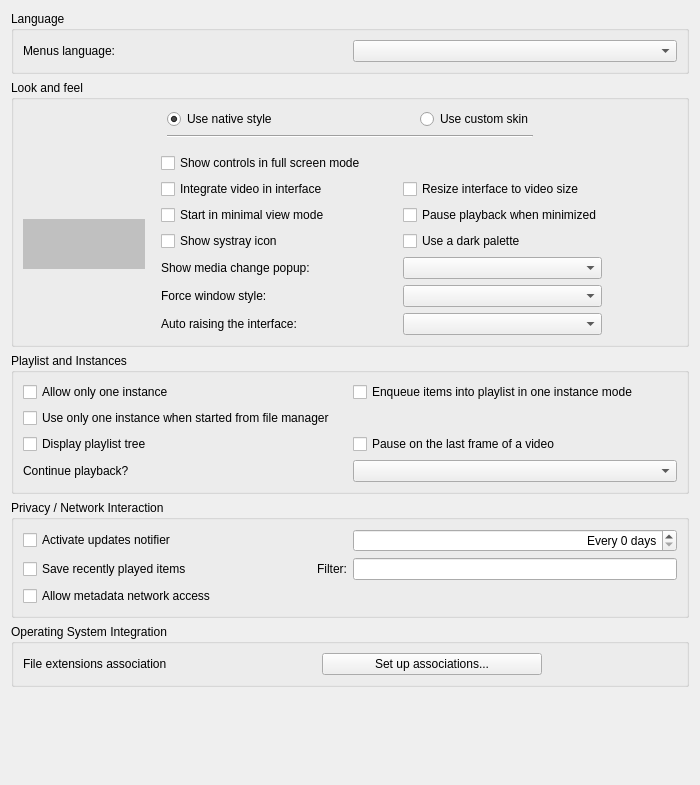
<?xml version="1.0" encoding="UTF-8"?>
<ui version="4.0">
 <author>Jean-Baptiste Kempf</author>
 <class>SPrefsInterface</class>
 <widget class="QWidget" name="SPrefsInterface">
  <property name="geometry">
   <rect>
    <x>0</x>
    <y>0</y>
    <width>700</width>
    <height>785</height>
   </rect>
  </property>
  <property name="sizePolicy">
   <sizepolicy hsizetype="Preferred" vsizetype="Minimum">
    <horstretch>0</horstretch>
    <verstretch>0</verstretch>
   </sizepolicy>
  </property>
  <property name="windowTitle">
   <string>Form</string>
  </property>
  <layout class="QVBoxLayout" name="verticalLayout">
   <item>
    <widget class="QGroupBox" name="langBox">
     <property name="title">
      <string>Language</string>
     </property>
     <layout class="QHBoxLayout" name="horizontalLayout">
      <item>
       <widget class="QLabel" name="label">
        <property name="text">
         <string>Menus language:</string>
        </property>
        <property name="buddy">
         <cstring>langCombo</cstring>
        </property>
       </widget>
      </item>
      <item>
       <widget class="QComboBox" name="langCombo"/>
      </item>
     </layout>
    </widget>
   </item>
   <item>
    <widget class="QGroupBox" name="LooknfeelBox">
     <property name="title">
      <string>Look and feel</string>
     </property>
     <layout class="QGridLayout" name="gridLayout">
      <property name="bottomMargin">
       <number>0</number>
      </property>
      <item row="0" column="4">
       <widget class="QRadioButton" name="skins">
        <property name="text">
         <string>Use custom skin</string>
        </property>
       </widget>
      </item>
      <item row="0" column="6">
       <spacer name="horizontalSpacer">
        <property name="orientation">
         <enum>Qt::Horizontal</enum>
        </property>
        <property name="sizeHint" stdset="0">
         <size>
          <width>40</width>
          <height>20</height>
         </size>
        </property>
       </spacer>
      </item>
      <item row="0" column="1">
       <spacer name="horizontalSpacer_4">
        <property name="orientation">
         <enum>Qt::Horizontal</enum>
        </property>
        <property name="sizeHint" stdset="0">
         <size>
          <width>40</width>
          <height>20</height>
         </size>
        </property>
       </spacer>
      </item>
      <item row="0" column="2">
       <widget class="QRadioButton" name="qt">
        <property name="toolTip">
         <string>This is Colibri's default interface, with a native look and feel.</string>
        </property>
        <property name="text">
         <string>Use native style</string>
        </property>
        <property name="checked">
         <bool>true</bool>
        </property>
       </widget>
      </item>
      <item row="0" column="3">
       <spacer name="horizontalSpacer_5">
        <property name="orientation">
         <enum>Qt::Horizontal</enum>
        </property>
        <property name="sizeHint" stdset="0">
         <size>
          <width>40</width>
          <height>20</height>
         </size>
        </property>
       </spacer>
      </item>
      <item row="1" column="2" colspan="3">
       <widget class="Line" name="line">
        <property name="orientation">
         <enum>Qt::Horizontal</enum>
        </property>
       </widget>
      </item>
      <item row="2" column="0" rowspan="6" colspan="7">
       <widget class="QStackedWidget" name="styleStackedWidget">
        <property name="currentIndex">
         <number>0</number>
        </property>
        <widget class="QWidget" name="nativePage">
         <layout class="QHBoxLayout" name="horizontalLayout_4">
          <property name="leftMargin">
           <number>0</number>
          </property>
          <property name="rightMargin">
           <number>0</number>
          </property>
          <item>
           <widget class="InterfacePreviewWidget" name="mainPreview">
            <property name="sizePolicy">
             <sizepolicy hsizetype="Maximum" vsizetype="Maximum">
              <horstretch>0</horstretch>
              <verstretch>0</verstretch>
             </sizepolicy>
            </property>
            <property name="minimumSize">
             <size>
              <width>122</width>
              <height>50</height>
             </size>
            </property>
            <property name="styleSheet">
             <string notr="true">background-color: rgb(192, 192, 192);</string>
            </property>
            <property name="alignment">
             <set>Qt::AlignHCenter|Qt::AlignTop</set>
            </property>
           </widget>
          </item>
          <item>
           <widget class="QWidget" name="native_zone" native="true">
            <property name="sizePolicy">
             <sizepolicy hsizetype="Preferred" vsizetype="Preferred">
              <horstretch>10</horstretch>
              <verstretch>0</verstretch>
             </sizepolicy>
            </property>
            <layout class="QGridLayout">
             <property name="leftMargin">
              <number>10</number>
             </property>
             <property name="topMargin">
              <number>0</number>
             </property>
             <property name="bottomMargin">
              <number>0</number>
             </property>
             <item row="1" column="2" colspan="2">
              <widget class="QCheckBox" name="resizingBox">
               <property name="text">
                <string>Resize interface to video size</string>
               </property>
              </widget>
             </item>
             <item row="5" column="2" colspan="2">
              <widget class="QComboBox" name="notificationCombo"/>
             </item>
             <item row="9" column="2" colspan="2">
              <widget class="QComboBox" name="stylesCombo"/>
             </item>
             <item row="0" column="0" colspan="5">
              <widget class="QCheckBox" name="fsController">
               <property name="text">
                <string>Show controls in full screen mode</string>
               </property>
              </widget>
             </item>
             <item row="3" column="2" colspan="2">
              <widget class="QCheckBox" name="pauseMinimizedBox">
               <property name="text">
                <string>Pause playback when minimized</string>
               </property>
              </widget>
             </item>
             <item row="5" column="0">
              <widget class="QLabel" name="notificationComboLabel">
               <property name="text">
                <string>Show media change popup:</string>
               </property>
               <property name="buddy">
                <cstring>notificationCombo</cstring>
               </property>
              </widget>
             </item>
             <item row="3" column="0">
              <widget class="QCheckBox" name="minimalviewBox">
               <property name="text">
                <string>Start in minimal view mode</string>
               </property>
              </widget>
             </item>
             <item row="9" column="0">
              <widget class="QLabel" name="stylesLabel">
               <property name="sizePolicy">
                <sizepolicy hsizetype="Maximum" vsizetype="Preferred">
                 <horstretch>0</horstretch>
                 <verstretch>0</verstretch>
                </sizepolicy>
               </property>
               <property name="text">
                <string>Force window style:</string>
               </property>
               <property name="buddy">
                <cstring>stylesCombo</cstring>
               </property>
              </widget>
             </item>
             <item row="1" column="0">
              <widget class="QCheckBox" name="embedVideo">
               <property name="text">
                <string>Integrate video in interface</string>
               </property>
              </widget>
             </item>
             <item row="1" column="1">
              <spacer name="horizontalSpacer_3">
               <property name="orientation">
                <enum>Qt::Horizontal</enum>
               </property>
               <property name="sizeHint" stdset="0">
                <size>
                 <width>40</width>
                 <height>20</height>
                </size>
               </property>
              </spacer>
             </item>
             <item row="1" column="4">
              <spacer name="horizontalSpacer_7">
               <property name="orientation">
                <enum>Qt::Horizontal</enum>
               </property>
               <property name="sizeHint" stdset="0">
                <size>
                 <width>20</width>
                 <height>20</height>
                </size>
               </property>
              </spacer>
             </item>
             <item row="4" column="0" colspan="2">
              <widget class="QCheckBox" name="systrayBox">
               <property name="text">
                <string>Show systray icon</string>
               </property>
              </widget>
             </item>
             <item row="11" column="0">
              <widget class="QLabel" name="autoRaiseLabel">
               <property name="text">
                <string>Auto raising the interface:</string>
               </property>
               <property name="buddy">
                <cstring>autoRaiseComboBox</cstring>
               </property>
              </widget>
             </item>
             <item row="11" column="2" colspan="2">
              <widget class="QComboBox" name="autoRaiseComboBox"/>
             </item>
             <item row="4" column="2">
              <widget class="QCheckBox" name="qtdark">
               <property name="text">
                <string>Use a dark palette</string>
               </property>
              </widget>
             </item>
            </layout>
           </widget>
          </item>
         </layout>
        </widget>
        <widget class="QWidget" name="skinsPage">
         <layout class="QHBoxLayout" name="horizontalLayout_5">
          <property name="leftMargin">
           <number>0</number>
          </property>
          <property name="rightMargin">
           <number>0</number>
          </property>
          <item>
           <widget class="InterfacePreviewWidget" name="skinsPreview">
            <property name="sizePolicy">
             <sizepolicy hsizetype="Maximum" vsizetype="Maximum">
              <horstretch>0</horstretch>
              <verstretch>0</verstretch>
             </sizepolicy>
            </property>
            <property name="minimumSize">
             <size>
              <width>122</width>
              <height>50</height>
             </size>
            </property>
            <property name="styleSheet">
             <string notr="true">background-color: rgb(192, 192, 192);</string>
            </property>
            <property name="alignment">
             <set>Qt::AlignCenter</set>
            </property>
           </widget>
          </item>
          <item>
           <widget class="QWidget" name="skins_zone" native="true">
            <property name="enabled">
             <bool>true</bool>
            </property>
            <property name="sizePolicy">
             <sizepolicy hsizetype="Preferred" vsizetype="Preferred">
              <horstretch>0</horstretch>
              <verstretch>0</verstretch>
             </sizepolicy>
            </property>
            <layout class="QGridLayout" name="gridLayout_7">
             <property name="leftMargin">
              <number>0</number>
             </property>
             <property name="topMargin">
              <number>0</number>
             </property>
             <property name="rightMargin">
              <number>0</number>
             </property>
             <property name="bottomMargin">
              <number>0</number>
             </property>
             <item row="1" column="1">
              <widget class="QLabel" name="skinFileLabel">
               <property name="text">
                <string>Skin resource file:</string>
               </property>
               <property name="alignment">
                <set>Qt::AlignRight|Qt::AlignTrailing|Qt::AlignVCenter</set>
               </property>
               <property name="buddy">
                <cstring>fileSkin</cstring>
               </property>
              </widget>
             </item>
             <item row="1" column="2">
              <widget class="QLineEdit" name="fileSkin">
               <property name="sizePolicy">
                <sizepolicy hsizetype="MinimumExpanding" vsizetype="Fixed">
                 <horstretch>0</horstretch>
                 <verstretch>0</verstretch>
                </sizepolicy>
               </property>
              </widget>
             </item>
             <item row="1" column="3">
              <widget class="QPushButton" name="skinBrowse">
               <property name="sizePolicy">
                <sizepolicy hsizetype="Maximum" vsizetype="Fixed">
                 <horstretch>0</horstretch>
                 <verstretch>0</verstretch>
                </sizepolicy>
               </property>
               <property name="text">
                <string>Choose...</string>
               </property>
              </widget>
             </item>
             <item row="2" column="1" colspan="3">
              <widget class="QLabel" name="skinsLabel">
               <property name="sizePolicy">
                <sizepolicy hsizetype="Preferred" vsizetype="Preferred">
                 <horstretch>0</horstretch>
                 <verstretch>0</verstretch>
                </sizepolicy>
               </property>
               <property name="frameShape">
                <enum>QFrame::NoFrame</enum>
               </property>
               <property name="text">
                <string notr="true">-This is the skinsLabel place-</string>
               </property>
               <property name="textFormat">
                <enum>Qt::RichText</enum>
               </property>
               <property name="scaledContents">
                <bool>false</bool>
               </property>
               <property name="alignment">
                <set>Qt::AlignLeading|Qt::AlignLeft|Qt::AlignTop</set>
               </property>
               <property name="wordWrap">
                <bool>true</bool>
               </property>
               <property name="margin">
                <number>5</number>
               </property>
               <property name="openExternalLinks">
                <bool>true</bool>
               </property>
              </widget>
             </item>
            </layout>
           </widget>
          </item>
         </layout>
        </widget>
       </widget>
      </item>
     </layout>
    </widget>
   </item>
   <item>
    <widget class="QGroupBox" name="OneInterfaceBox">
     <property name="title">
      <string>Playlist and Instances</string>
     </property>
     <layout class="QGridLayout" name="gridLayout_2">
      <item row="1" column="0" colspan="2">
       <widget class="QCheckBox" name="oneInstanceFromFile">
        <property name="text">
         <string>Use only one instance when started from file manager</string>
        </property>
       </widget>
      </item>
      <item row="2" column="0">
       <widget class="QCheckBox" name="treePlaylist">
        <property name="text">
         <string>Display playlist tree</string>
        </property>
       </widget>
      </item>
      <item row="2" column="1">
       <widget class="QCheckBox" name="playPauseBox">
        <property name="text">
         <string>Pause on the last frame of a video</string>
        </property>
       </widget>
      </item>
      <item row="0" column="1">
       <widget class="QCheckBox" name="EnqueueOneInterfaceMode">
        <property name="text">
         <string>Enqueue items into playlist in one instance mode</string>
        </property>
       </widget>
      </item>
      <item row="4" column="1">
       <widget class="QComboBox" name="continuePlaybackComboBox">
        <property name="enabled">
         <bool>true</bool>
        </property>
       </widget>
      </item>
      <item row="4" column="0">
       <widget class="QLabel" name="continuePlaybackLabel">
        <property name="text">
         <string>Continue playback?</string>
        </property>
        <property name="buddy">
         <cstring>continuePlaybackComboBox</cstring>
        </property>
       </widget>
      </item>
      <item row="0" column="0">
       <widget class="QCheckBox" name="OneInterfaceMode">
        <property name="text">
         <string>Allow only one instance</string>
        </property>
       </widget>
      </item>
     </layout>
    </widget>
   </item>
   <item>
    <widget class="QGroupBox" name="groupBox_2">
     <property name="title">
      <string>Privacy / Network Interaction</string>
     </property>
     <layout class="QGridLayout" name="gridLayout_3">
      <item row="0" column="0">
       <widget class="QCheckBox" name="updatesBox">
        <property name="text">
         <string>Activate updates notifier</string>
        </property>
       </widget>
      </item>
      <item row="0" column="1">
       <widget class="QSpinBox" name="updatesDays">
        <property name="alignment">
         <set>Qt::AlignRight|Qt::AlignTrailing|Qt::AlignVCenter</set>
        </property>
        <property name="suffix">
         <string> days</string>
        </property>
        <property name="prefix">
         <string>Every </string>
        </property>
       </widget>
      </item>
      <item row="1" column="0">
       <layout class="QHBoxLayout" name="horizontalLayout_3">
        <item>
         <widget class="QCheckBox" name="saveRecentlyPlayed">
          <property name="text">
           <string>Save recently played items</string>
          </property>
         </widget>
        </item>
        <item>
         <widget class="QLabel" name="filterLabel">
          <property name="text">
           <string>Filter:</string>
          </property>
          <property name="alignment">
           <set>Qt::AlignRight|Qt::AlignTrailing|Qt::AlignVCenter</set>
          </property>
          <property name="margin">
           <number>5</number>
          </property>
          <property name="buddy">
           <cstring>recentlyPlayedFilters</cstring>
          </property>
         </widget>
        </item>
       </layout>
      </item>
      <item row="1" column="1">
       <widget class="QLineEdit" name="recentlyPlayedFilters">
        <property name="sizePolicy">
         <sizepolicy hsizetype="Preferred" vsizetype="Fixed">
          <horstretch>0</horstretch>
          <verstretch>0</verstretch>
         </sizepolicy>
        </property>
        <property name="toolTip">
         <string>Separate words by | (without space)</string>
        </property>
       </widget>
      </item>
      <item row="2" column="0">
       <widget class="QCheckBox" name="MetadataNetworkAccessMode">
        <property name="text">
         <string>Allow metadata network access</string>
        </property>
       </widget>
      </item>
     </layout>
    </widget>
   </item>
   <item>
    <widget class="QGroupBox" name="osGroupBox">
     <property name="title">
      <string>Operating System Integration</string>
     </property>
     <layout class="QGridLayout" name="gridLayout_4">
      <item row="2" column="0">
       <widget class="QLabel" name="assocLabel">
        <property name="sizePolicy">
         <sizepolicy hsizetype="Maximum" vsizetype="Preferred">
          <horstretch>0</horstretch>
          <verstretch>0</verstretch>
         </sizepolicy>
        </property>
        <property name="text">
         <string>File extensions association</string>
        </property>
        <property name="buddy">
         <cstring>assoButton</cstring>
        </property>
       </widget>
      </item>
      <item row="2" column="1">
       <spacer name="horizontalSpacer_6">
        <property name="orientation">
         <enum>Qt::Horizontal</enum>
        </property>
        <property name="sizeHint" stdset="0">
         <size>
          <width>40</width>
          <height>20</height>
         </size>
        </property>
       </spacer>
      </item>
      <item row="2" column="2">
       <widget class="QPushButton" name="assoButton">
        <property name="sizePolicy">
         <sizepolicy hsizetype="Preferred" vsizetype="Fixed">
          <horstretch>0</horstretch>
          <verstretch>0</verstretch>
         </sizepolicy>
        </property>
        <property name="minimumSize">
         <size>
          <width>220</width>
          <height>0</height>
         </size>
        </property>
        <property name="text">
         <string>Set up associations...</string>
        </property>
       </widget>
      </item>
      <item row="2" column="3">
       <spacer name="horizontalSpacer_8">
        <property name="orientation">
         <enum>Qt::Horizontal</enum>
        </property>
        <property name="sizeType">
         <enum>QSizePolicy::Minimum</enum>
        </property>
        <property name="sizeHint" stdset="0">
         <size>
          <width>135</width>
          <height>20</height>
         </size>
        </property>
       </spacer>
      </item>
     </layout>
    </widget>
   </item>
   <item>
    <spacer name="verticalSpacer">
     <property name="orientation">
      <enum>Qt::Vertical</enum>
     </property>
     <property name="sizeHint" stdset="0">
      <size>
       <width>20</width>
       <height>0</height>
      </size>
     </property>
    </spacer>
   </item>
  </layout>
 </widget>
 <customwidgets>
  <customwidget>
   <class>InterfacePreviewWidget</class>
   <extends>QLabel</extends>
   <header>components/preferences_widgets.hpp</header>
  </customwidget>
 </customwidgets>
 <tabstops>
  <tabstop>langCombo</tabstop>
  <tabstop>qt</tabstop>
  <tabstop>skins</tabstop>
  <tabstop>fsController</tabstop>
  <tabstop>embedVideo</tabstop>
  <tabstop>resizingBox</tabstop>
  <tabstop>minimalviewBox</tabstop>
  <tabstop>pauseMinimizedBox</tabstop>
  <tabstop>systrayBox</tabstop>
  <tabstop>notificationCombo</tabstop>
  <tabstop>stylesCombo</tabstop>
  <tabstop>autoRaiseComboBox</tabstop>
  <tabstop>fileSkin</tabstop>
  <tabstop>skinBrowse</tabstop>
  <tabstop>OneInterfaceMode</tabstop>
  <tabstop>EnqueueOneInterfaceMode</tabstop>
  <tabstop>oneInstanceFromFile</tabstop>
  <tabstop>treePlaylist</tabstop>
  <tabstop>playPauseBox</tabstop>
  <tabstop>continuePlaybackComboBox</tabstop>
  <tabstop>updatesBox</tabstop>
  <tabstop>updatesDays</tabstop>
  <tabstop>saveRecentlyPlayed</tabstop>
  <tabstop>recentlyPlayedFilters</tabstop>
  <tabstop>MetadataNetworkAccessMode</tabstop>
  <tabstop>assoButton</tabstop>
 </tabstops>
 <resources/>
 <connections/>
</ui>
